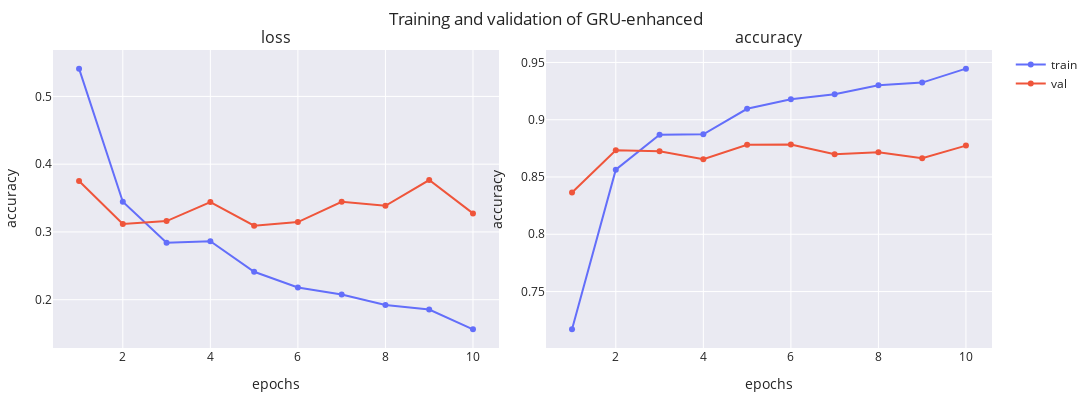

Write notebook code for a chart like this one.
### Code cell
gru_enhanced = AmazonReviewsModel(
    2000,
    256,
    GRU,
    num_recurrent_layers=3,
    dropout=0.1,
    ffn_dims=[64],
    name="GRU-enhanced",
)
_, fig = gru_enhanced.train(
    dataset, f"{MODEL_PATH}/{gru_enhanced.name}.weights.h5", **train_default
)
print(gru_enhanced.evaluate(dataset.X_test, dataset.y_test))
fig

### Figure 1 — Plotly figure (JSON) as saved in the notebook; plotly's stock layout.template omitted (floating-point values rounded to 4 significant figures)
{"data": [{"line": {"color": "#636EFA"}, "marker": {"color": "#636EFA"}, "mode": "lines+markers", "name": "train", "showlegend": true, "type": "scatter", "x": [1, 2, 3, 4, 5, 6, 7, 8, 9, 10], "xaxis": "x", "y": [0.541, 0.3445, 0.284, 0.2864, 0.2412, 0.2179, 0.2077, 0.1921, 0.1854, 0.1562], "yaxis": "y"}, {"line": {"color": "#EF553B"}, "marker": {"color": "#EF553B"}, "mode": "lines+markers", "name": "val", "showlegend": true, "type": "scatter", "x": [1, 2, 3, 4, 5, 6, 7, 8, 9, 10], "xaxis": "x", "y": [0.3752, 0.3118, 0.316, 0.3441, 0.3092, 0.3146, 0.3446, 0.3386, 0.3765, 0.3274], "yaxis": "y"}, {"line": {"color": "#636EFA"}, "marker": {"color": "#636EFA"}, "mode": "lines+markers", "name": "train", "showlegend": false, "type": "scatter", "x": [1, 2, 3, 4, 5, 6, 7, 8, 9, 10], "xaxis": "x2", "y": [0.717, 0.8564, 0.887, 0.8873, 0.9096, 0.9179, 0.9223, 0.9301, 0.9324, 0.9446], "yaxis": "y2"}, {"line": {"color": "#EF553B"}, "marker": {"color": "#EF553B"}, "mode": "lines+markers", "name": "val", "showlegend": false, "type": "scatter", "x": [1, 2, 3, 4, 5, 6, 7, 8, 9, 10], "xaxis": "x2", "y": [0.8364, 0.8734, 0.8724, 0.8656, 0.8782, 0.8784, 0.8698, 0.8716, 0.8664, 0.8774], "yaxis": "y2"}], "layout": {"annotations": [{"font": {"size": 16}, "showarrow": false, "text": "loss", "x": 0.2375, "xanchor": "center", "xref": "paper", "y": 1, "yanchor": "bottom", "yref": "paper"}, {"font": {"size": 16}, "showarrow": false, "text": "accuracy", "x": 0.7625, "xanchor": "center", "xref": "paper", "y": 1, "yanchor": "bottom", "yref": "paper"}], "height": 400, "margin": {"b": 10, "l": 10, "r": 10, "t": 50}, "title": {"text": "Training and validation of GRU-enhanced"}, "width": 1200, "xaxis": {"anchor": "y", "domain": [0, 0.475], "title": {"text": "epochs"}}, "xaxis2": {"anchor": "y2", "domain": [0.525, 1], "title": {"text": "epochs"}}, "yaxis": {"anchor": "x", "domain": [0, 1], "title": {"text": "accuracy"}}, "yaxis2": {"anchor": "x2", "domain": [0, 1], "title": {"text": "accuracy"}}}}
